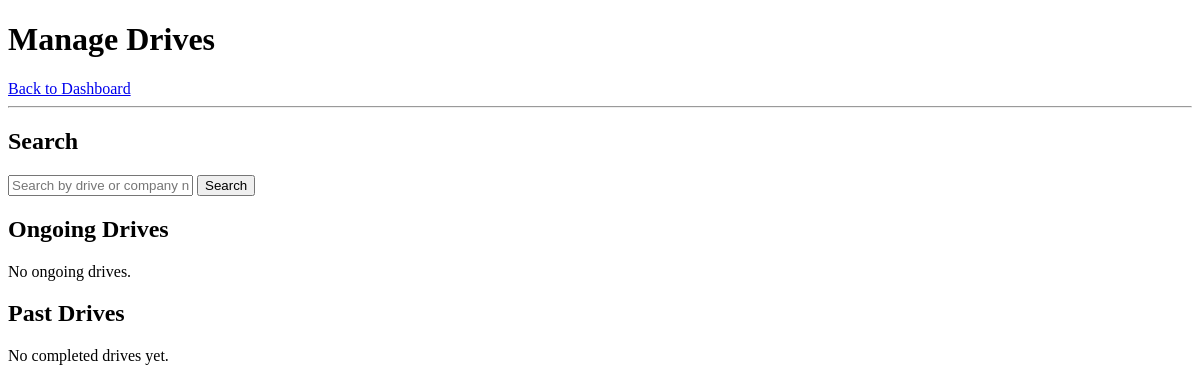
The page /admin/manage_drives on the database as committed earlier.
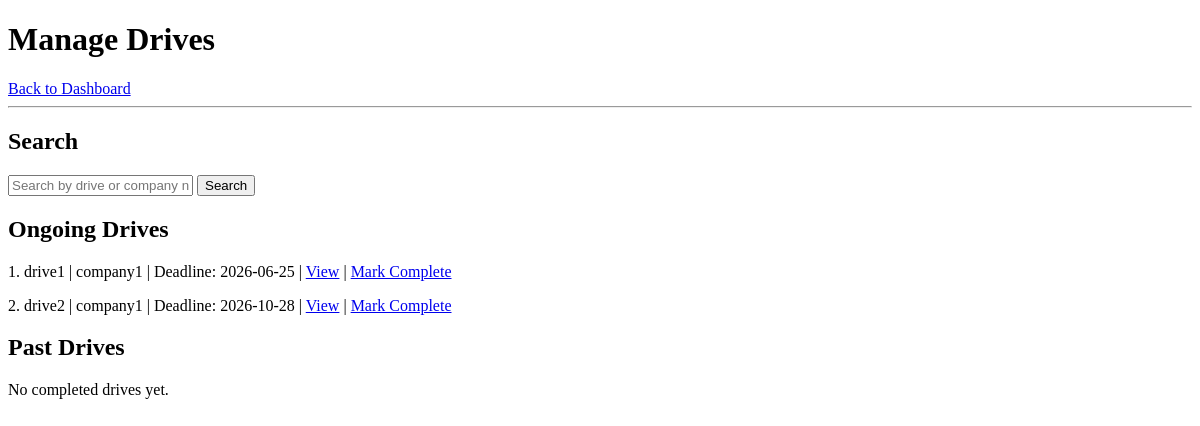
The same page on the database as committed later.
### models.py (models this page shows)
class PlacementDrive(db.Model):
    __tablename__ = 'placement_drives'
    drive_id = db.Column(db.Integer, primary_key=True)
    company_id = db.Column(db.Integer, db.ForeignKey('companies.company_id'))
    drive_name = db.Column(db.String(100), nullable=False)
    job_title = db.Column(db.String(100), nullable=False)
    job_description = db.Column(db.Text, nullable=False)
    eligibility_criteria = db.Column(db.Text, nullable=False)
    salary = db.Column(db.Float, nullable=False)
    location = db.Column(db.String(150), nullable=False)
    deadline = db.Column(db.DateTime, nullable=False)
    create_time = db.Column(db.DateTime, default=db.func.current_timestamp())
    status = db.Column(db.Boolean, default=False) #pending, complete
    company = db.relationship('Company', backref='drives')

class Company(db.Model):
    __tablename__ = 'companies'
    company_id = db.Column(db.Integer, primary_key=True)
    user_id = db.Column(db.Integer, db.ForeignKey('users.user_id'), unique=True)
    email = db.Column(db.String(100), db.ForeignKey('users.email'), unique=True, nullable=False)
    company_name = db.Column(db.String(100), nullable=False)
    hr_fname = db.Column(db.String(20), nullable=False)
    hr_lname = db.Column(db.String(20), nullable=False)
    hr_email = db.Column(db.String(100), nullable=False)
    website = db.Column(db.Text)
    description = db.Column(db.Text)
    logo = db.Column(db.String(200))
    approval_status = db.Column(db.Boolean, default=False)  # shortlist, waiting(applied), reject
    is_blacklisted = db.Column(db.Boolean, default=False)

### routes/admin.py (the view, shortened to what this page needs)
@admin.route('/manage_drives')
def manage_drives():
    q             = request.args.get('q', '').strip()
    drives_query  = PlacementDrive.query.join(Company)
    all_drives    = drives_query.all()
    ongoing_drives = [d for d in all_drives if not d.status]
    past_drives    = [d for d in all_drives if d.status]
    return render_template('admin/manage_drive.html',
        ongoing_drives = ongoing_drives,
        past_drives    = past_drives,
    )

### templates/admin/manage_drive.html (shortened to what this page needs)
<!DOCTYPE html>
<html lang="en">
<head>
</head>
<body>
  <h1>Manage Drives</h1>
  <a href="{{ url_for('admin.dashboard') }}">Back to Dashboard</a>
  <hr>
  <h2>Search</h2>
  <form method="GET" action="{{ url_for('admin.manage_drives') }}">
    <input type="text" name="q" placeholder="Search by drive or company name" value="{{ request.args.get('q', '') }}">
    <button type="submit">Search</button>
  </form>
  <h2>Ongoing Drives</h2>
  {% for d in ongoing_drives %}
    <p>
      {{ loop.index }}. {{ d.drive_name }} | {{ d.company.company_name }} | Deadline: {{ d.deadline.strftime('%Y-%m-%d') }}
      | <a href="{{ url_for('admin.drive_detail', drive_id=d.drive_id) }}">View</a>
      | <a href="{{ url_for('admin.complete_drive', drive_id=d.drive_id) }}">Mark Complete</a>
    </p>
  {% else %}
    <p>No ongoing drives.</p>
  {% endfor %}
  <h2>Past Drives</h2>
  {% for d in past_drives %}
    <p>
      {{ loop.index }}. {{ d.drive_name }} | {{ d.company.company_name }} | Deadline: {{ d.deadline.strftime('%Y-%m-%d') }}
      | <a href="{{ url_for('admin.drive_detail', drive_id=d.drive_id) }}">View</a>
    </p>
  {% else %}
    <p>No completed drives yet.</p>
  {% endfor %}
</body>
</html>

Rows that differ between the two databases and show on the page:
added PlacementDrive: drive_name "drive1", company.company_name "company1", deadline "2026-06-25"
added PlacementDrive: drive_name "drive2", company.company_name "company1", deadline "2026-10-28"
Other text that changed with them:
text no longer shown: "No ongoing drives."
